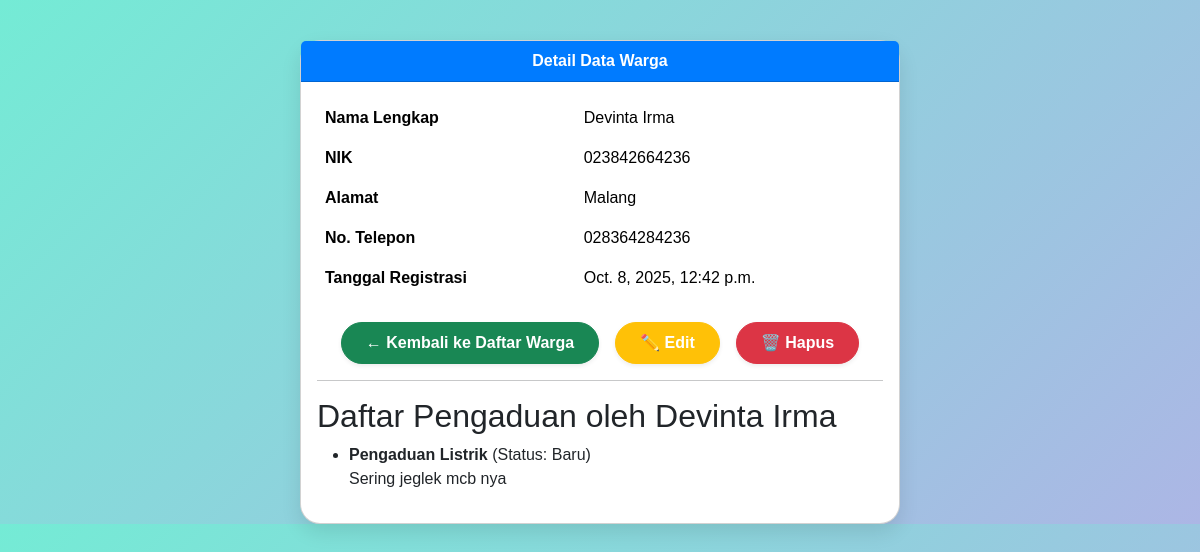
Before: /warga/1/ with the older database file.
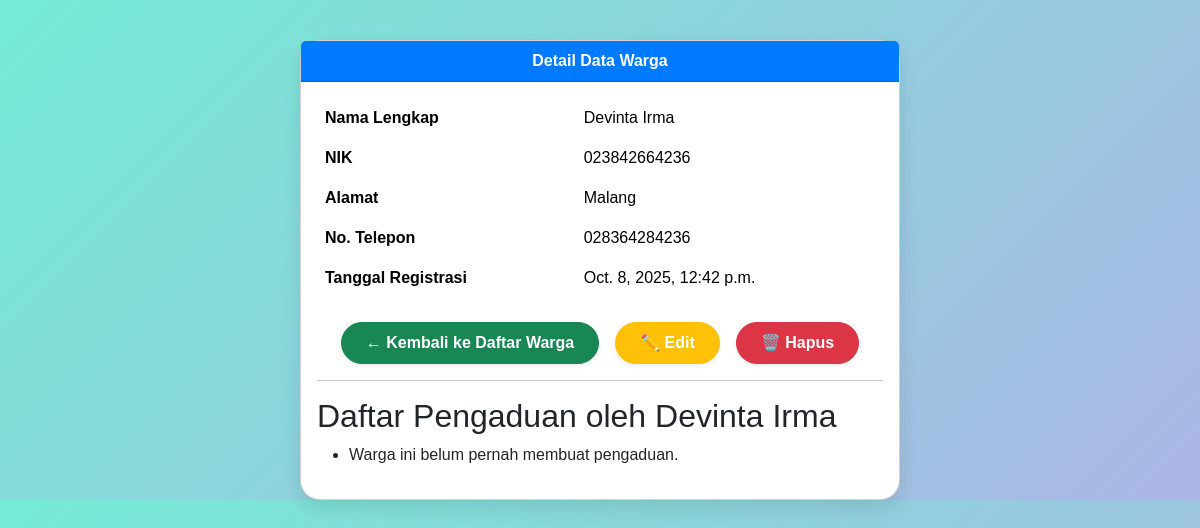
After: the same page with the newer database file.
### warga/models.py (models this page shows, shortened)
class Pengaduan(models.Model):
    STATUS_CHOICES = [
        ('BARU', 'Baru'),
        ('DIPROSES', 'Diproses'),
        ('SELESAI', 'Selesai'),
    ]
    judul = models.CharField(max_length=200)
    deskripsi = models.TextField()
    status = models.CharField(max_length=10, choices=STATUS_CHOICES, default='BARU')
    tanggal_lapor = models.DateTimeField(auto_now_add=True)
    pelapor = models.ForeignKey(Warga, on_delete=models.CASCADE, related_name='pengaduan')

### warga/views.py (the view)
# urls.py: path('<int:pk>/', WargaDetailView.as_view(), name='warga-detail'),
class WargaDetailView(DetailView):
    model = Warga

### warga/templates/warga/warga_detail.html (shortened to what this page needs)
<!DOCTYPE html>
<html lang="id">
<head>
    <link href="https://cdn.jsdelivr.net/npm/bootstrap@5.3.2/dist/css/bootstrap.min.css" rel="stylesheet">
</head>
<body>
<div class="container">
    <div class="card mx-auto" style="max-width: 600px;">
        <div class="card-header text-center">
            Detail Data Warga
        </div>
        <div class="card-body">
            <table class="table table-borderless">
                <tr>
                    <th>Nama Lengkap</th>
                    <td>{{ warga.nama_lengkap }}</td>
                </tr>
                <tr>
                    <th>NIK</th>
                    <td>{{ warga.nik }}</td>
                </tr>
                <tr>
                    <th>Alamat</th>
                    <td>{{ warga.alamat }}</td>
                </tr>
                <tr>
                    <th>No. Telepon</th>
                    <td>{{ warga.no_telepon }}</td>
                </tr>
                <tr>
                    <th>Tanggal Registrasi</th>
                    <td>{{ warga.tanggal_registrasi }}</td>
                </tr>
            </table>
            <div class="text-center mt-4">
                <div class="d-flex justify-content-center gap-3 flex-wrap">
                    <a href="{% url 'warga-list' %}" class="btn btn-success px-4 py-2 shadow-sm">
                        ← Kembali ke Daftar Warga
                    </a>
                    <a href="{% url 'warga-edit' warga.pk %}" class="btn btn-warning px-4 py-2 shadow-sm text-white">
                        ✏️ Edit
                    </a>
                    <a href="{% url 'warga-hapus' warga.pk %}" class="btn btn-danger px-4 py-2 shadow-sm">
                        🗑️ Hapus
                    </a>
                </div>
            </div>
            <hr>
            <h2>Daftar Pengaduan oleh {{ object.nama_lengkap }}</h2>
            <ul>
                {% for aduan in object.pengaduan.all %}
                    <li>
                        <strong>{{ aduan.judul }}</strong> (Status: {{ aduan.get_status_display }})
                        <p>{{ aduan.deskripsi }}</p>
                    </li>
                {% empty %}
                    <li>Warga ini belum pernah membuat pengaduan.</li>
                {% endfor %}
            </ul>
        </div>
    </div>
</div>
</body>
</html>

Changed rows visible on the page:
removed Pengaduan: judul "Pengaduan Listrik", status "Baru", deskripsi "Sering jeglek mcb nya"
Other visible differences:
text now shown: "Warga ini belum pernah membuat pengaduan."
